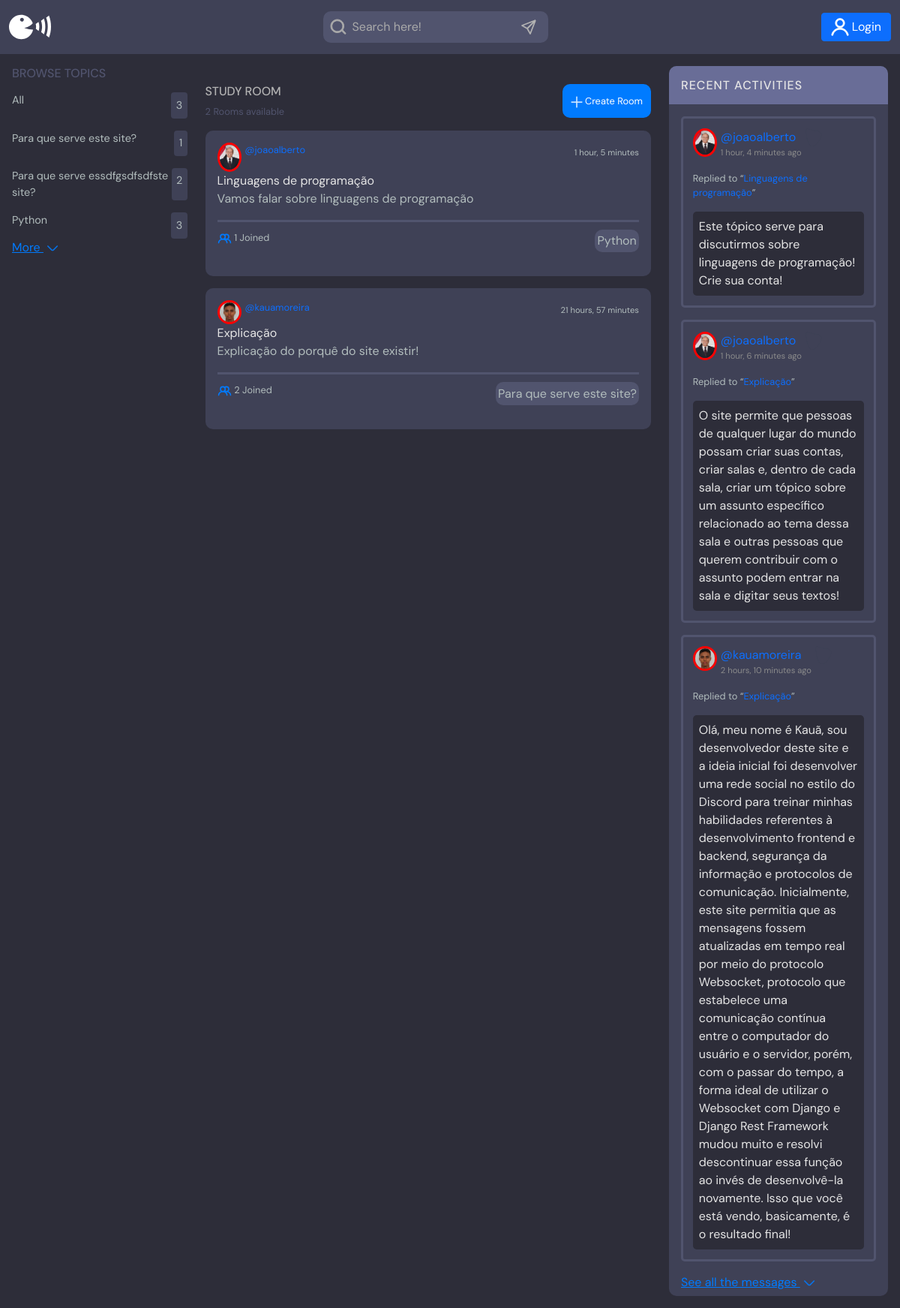
The page / on the database its author committed.
### base/models.py (models this page shows, shortened)
class Topic(models.Model):
	name=models.CharField(max_length=200)#Short string row

class Room(models.Model):
	host = models.ForeignKey(User,on_delete=models.SET_NULL,null=True)#null=True -> Define this new field as a NULL in DB
	topic = models.ForeignKey(Topic,on_delete=models.SET_NULL,null=True)#null=True -> Define this new field as a NULL in DB
	name=models.CharField(max_length=200)#Short string row
	description=models.TextField(null=True,blank=True)#Long string row
	participants=models.ManyToManyField(User,related_name='participants',blank=True)#blank=True => define that it has participants doesnt is required
	updated=models.DateTimeField(auto_now=True)#Last updating DataTime in the room
	created=models.DateTimeField(auto_now_add=True)#Creating DataTime in the room
	class Meta:
		ordering=['-updated','-created']#['-updated','-created'] => The newest to the oldest inserts in DB will be shown in the website | ['updated','created'] => The oldest to the newest inserts in DB will be shown in the website
	def __str__(self):
		return str(self.name)

class User(AbstractUser):
	name=models.CharField(max_length=200,null=True)#Define the length max to the text | null=True -> Define this new field as a NULL in DB
	username=models.CharField(unique=True,max_length=200,null=True)#Define the length max to the text | null=True -> Define this new field as a NULL in DB
	email=models.EmailField(unique=True,null=True)#This field must be unique to each user | null=True -> Define this new field as a NULL in DB
	bio=models.TextField(null=True)#null=True -> Define this new field as a NULL in DB
	avatar=models.ImageField(null=True, default="avatar.svg")#This command is related to the "pillow" library. This library is a processing image library.
	USERNAME_FIELD='username'#Set a field that will be used in Admin Page to login
	REQUIRED_FIELDS=[]

class Message(models.Model):
    user = models.ForeignKey(User, on_delete=models.CASCADE)
    room = models.ForeignKey(Room, on_delete=models.CASCADE)
    body = models.TextField()
    updated = models.DateTimeField(auto_now=True)#Last updating DataTime in the message
    created = models.DateTimeField(auto_now_add=True)#Creating DataTime in the room
    class Meta:
        ordering = ['-updated', '-created']#['-updated','-created'] => The newest to the oldest inserts in DB will be shown in the website | ['updated','created'] => The oldest to the newest inserts in DB will be shown in the website

### base/views.py (the view)
# urls.py: path('',views.home,name="home"),
def home(request):
    q=''#It is the "?q=" value of the URL
    if request.GET.get('q')!=None:
        q=request.GET.get('q')
    rooms=Room.objects.filter(Q(topic__name__icontains=q) | Q(name__icontains=q) | Q(description__icontains=q))
    topics=Topic.objects.all()[0:5]#It returns the first five topics in DB
    roomCount=rooms.count()#It returns the number of rows in base_room table
    roomMessages=Message.objects.filter(Q(room__topic__name__icontains=q))[0:5]
    context={'rooms':rooms,'topics':topics,'roomMessages':roomMessages,'roomCount':roomCount}
    return render(request,'base/home.html',context)

### base/templates/base/home.html (shortened to what this page needs)
{% extends 'main.html' %}
{% load static %}
{% block content %}
    <main>
      <div class="gridHome">
        {% include 'base/topics_component.html' %}
        <div class="col2 m-4">
          <div class="roomList__header">
            <div>
              <h2 class="titulo tituloRooms" style="color: #b2b2b2;">Study Room</h2>
              <p>{{roomCount}} Rooms available</p>
            </div>
            <a href="{% url 'create-room' %}">
              <button title="Create Room" class="btnCreateRoom">
                <img class="HeightSVG" src="{% static 'images/icons/CreateRoom.svg' %}">
                Create Room
              </button>
            </a>
          </div>
          {% include 'base/feed_component.html' %}
        </div>
        {% include 'base/activity_component.html' %}
      </div>
    </main>
{% endblock content %}

### base/templates/base/topics_component.html
{% load static %}
<div class="topics">
                        <div class="topics__header">
                            <h3 class="titulo tituloTopics">Browse Topics</h3>
                        </div>
                        <ul class="topics__list">
                            <li>
                                <a href="{% url 'home' %}" class="active">All<span>{{topics.count}}</span></a>
                            </li>
                            {% for topic in topics %}
                            <li>
                                <a href="{% url 'home' %}?q={{topic.name}}">{{topic.name}}<span>{{topic.id}}</span></a>
                            </li>
                            {% endfor %}
                        </ul>
                        <a title="More" class="MoreLink" href="{% url 'topics' %}">
                            More
                            <img class="HeightSVG" src="{% static 'images/icons/More.svg' %}">
                        </a>
                    </div>

### base/templates/base/feed_component.html
{% load static %}
{% for room in rooms %}
<div class="roomListRoom">
            <div class="roomListRoom__header">
              <a href="{% url 'user-profile' room.host.id %}" class="roomListRoom__author">
                <div class="avatar">
                  <img src="{{ room.host.avatar.url }}">
                </div>
                <span>@{{room.host.username}}</span>
              </a>
              <div class="roomListRoom__actions">
                <span>{{ room.created|timesince }}</span>
              </div>
            </div>
            <div class="roomListRoom__content">
              <a class="room_name" href="{% url 'room' room.id %}">{{ room.name }}</a>
              <p>{{ room.description }}</p>
            </div>
            <div class="roomListRoom__meta">
              <p class="roomListRoom__joined">
                <img class="HeightSVG" src="{% static 'images/icons/Users.svg' %}">
                {{ room.participants.all.count }} Joined
              </p>
              <p class="roomListRoom__topic">{{ room.topic.name }}</p>
            </div>
          </div>
{% endfor %}

### base/templates/base/activity_component.html
{% load static %}
<div class="activities">
                        <div class="header__activities">
                            <h3 class="titulo tituloActivities">Recent activities</h3>
                        </div>
                        {% for message in roomMessages %}
                        <div class="listMessages">
                            <div class="activities__box">
                                <div class="activities__boxHeader roomListRoom__header">
                              <div href="{% url 'user-profile' message.user.id %}" class="roomListRoom__author">
                                <a href="{% url 'user-profile' message.user.id %}" class="avatar">
                                  <img src="{{ message.user.avatar.url }}">
                                </a>
                                <div>
                                    <a href="{% url 'user-profile' message.user.id %}">@{{ message.user }}</a>
                                    <small>{{ message.created|timesince }} ago</small>
                                </div>
                                {% if request.user == message.user %}
                                <a href="{% url 'delete-message' message.id %}">
                                    <img class="HeightSVG" src="{% static 'images/icons/TrashGray.svg' %}">
                                </a>
                                {% else %}
                                <div>
                                    <img class="HeightSVG" src="{% static 'images/icons/Void.svg' %}">
                                </div>
                                {% endif %}
                              </div>
                          </div>
                        </div>
                        <div class="activities__boxContent">
                  <p>Replied to “<a href="{% url 'room' message.room.id %}">{{ message.room }}</a>”</p>
                  <div class="activities__boxRoomContent">{{ message.body }}</div>
                </div>
                    </div>
                    {% endfor %}
                    <a title="More" class="MoreLink" href="{% url 'activities' %}">
                            See all the messages
                            <img class="HeightSVG" src="{% static 'images/icons/More.svg' %}">
                        </a>
                </div>

### static/styles/MainStyle36.css (style rules this page uses)
* { font-family: "DM Sans", -apple-system, BlinkMacSystemFont, "Segoe UI", Roboto, Oxygen, Ubuntu, Cantarell, "Open Sans", "Helvetica Neue", sans-serif; }
main { margin: 1rem; }
::placeholder { color: #aaaaaa; }
.HeightSVG { width: 1.5rem; height: 1.5rem; }
.titulo { text-transform: uppercase; font-size: 1rem; }
.tituloTopics { padding-bottom: 0.rem; color: #51546e; }
.tituloRooms { color: #e5e5e5; }
.tituloActivities { font-weight: 500; padding: 1rem 1.0rem; color: #e5e5e5; letter-spacing: 1px; }
.header__activities { color: #e5e5e5; border-top-left-radius: 10px; border-top-right-radius: 10px; background-color: #696d97; width: 100%; }
.activities { padding-bottom: 0.3125rem; border-radius: 10px; background-color: #3f4156; }
.listMessages { margin: 1em; padding: 0.8em; border-radius: 5px; border: 3px solid #51546e; background-color: #3f4156; }
.activities__boxRoomContent { color: #e5e5e5; padding: 0.5rem; border-radius: 0.625rem; }
.avatar img { border: 3px solid red; width: 2rem; border-radius: 100%; margin-right: 5px; }
.roomListRoom__author { display: flex; justify-content: left; text-decoration: none; }
.gridHome { display: grid; grid-template-columns: 20% 55% 25%; }
.roomListRoom__author span { text-decoration: none; font-size: 0.8rem; }
.roomListRoom__author div { display: grid; grid-template-rows: auto auto; }
.roomListRoom__author div a { text-decoration: none; }
.roomListRoom__author div small { font-size: 0.7rem; color: #8b8b8b; }
.roomListRoom__author div img { width: 2rem; }
.activities__boxRoomContent { background-color: #2d2d39; padding: 0.5rem; border-radius: 5px; margin-top: 0.5rem; width: 100%; }
.activities__boxContent { color: #b2bdbd; }
.activities__boxContent p { font-size: 0.8rem; }
.activities__boxContent p a { text-decoration: none; }
.MoreLink { padding-left: 1rem; padding-bottom: 1rem; color: #007bff; }
.activities__box { margin-bottom: 1rem; }
.topics__list { margin: 0px; padding: 0px; list-style: none; }
.topics__list li { width: 100%; margin-top: 1rem; }
.topics__list li a { display: flex; justify-content: space-between; text-decoration: none; color: #b2bdbd; font-size: 0.9rem; }
.topics__list li a span { background-color: #3f4156; padding: 0.4rem; border-radius: 4px; }
.topics a { padding: 0px; color: #007bff; }
.btnCreateRoom { text-decoration: none; border: 3px solid #007bff; border-radius: 10px; background-color: #007bff; padding: 0.5rem; color: white; }
.btnCreateRoom img { width: 1.2rem; height: 1.2rem; }
.roomList__header { display: flex; justify-content: space-between; }
.roomList__header button { height: 2.81rem; font-size: 0.8rem; }
.roomList__header button img { width: 1rem; height: 1rem; }
.roomList__header div p { color: #51546e; font-size: 0.8rem; }
.roomListRoom { background-color: #3f4156; border-radius: 10px; padding: 1rem; margin-bottom: 1rem; }
.roomListRoom__header { display: flex; justify-content: space-between; }
.roomListRoom__actions span,.roomListRoom__content p,.roomListRoom__meta { color: #b2bdbd; }
.roomListRoom__actions span { font-size: 0.7rem; }
.roomListRoom__meta { padding-top: 0.625rem; border-top: 3px solid #51546e; display: flex; justify-content: space-between; }
.roomListRoom__topic { color: #b2bdbd; padding: 0.2rem; background-color: #51546e; border-radius: 10px; }
.room_name { color: #e5e5e5; text-decoration: none; }
.roomListRoom__joined { font-size: 0.8rem; }
.roomListRoom__joined img { width: 1.2rem; }
.roomList__header h2 { text-transform: uppercase; color: #696d97; font-size: 1rem; }

### rows shown on the page
Topic: name "Para que serve este site?", id "1"
Topic: name "Para que serve essdfgsdfsdfste site?", id "2"
Topic: name "Python", id "3"
Room: host.avatar (picture), host.username "joaoalberto", created "1 hour, 5 minutes", name "Linguagens de programação", description "Vamos falar sobre linguagens de programação", participants.all.count "1", topic.name "Python"
Room: host.avatar (picture), host.username "kauamoreira", created "21 hours, 57 minutes", name "Explicação", description "Explicação do porquê do site existir!", participants.all.count "2", topic.name "Para que serve este site?"
Message: user.avatar (picture), user "joaoalberto", created "1 hour, 4 minutes", room "Linguagens de programação", body "Este tópico serve para discutirmos sobre linguagens de programação! Crie sua conta!"
Message: user.avatar (picture), user "joaoalberto", created "1 hour, 6 minutes", room "Explicação", body "O site permite que pessoas de qualquer lugar do mundo possam criar suas contas, criar salas e, dentro de cada sala, criar um tópico sobre um assunto específico relacionado ao tema dessa sala e outras pessoas que querem contribuir com o assunto podem entrar na sala e digitar seus textos!"
Message: user.avatar (picture), user "kauamoreira", created "2 hours, 10 minutes", room "Explicação", body "Olá, meu nome é Kauã, sou desenvolvedor deste site e a ideia inicial foi desenvolver uma rede social no estilo do Discord para treinar minhas habilidades referentes à desenvolvimento frontend e backend, segurança da informação e protocolos de comunicação. Inicialmente, este site permitia que as mensagens fossem atualizadas em tempo real por meio do protocolo Websocket, protocolo que estabelece uma comunicação contínua entre o computador do usuário e o servidor, porém, com o passar do tempo, a forma ideal de utilizar o Websocket com Django e Django Rest Framework mudou muito e resolvi descontinuar essa função ao invés de desenvolvê-la novamente. Isso que você está vendo, basicamente, é o…"

### other values the page prints
{{ topics.count }} "3"
{{ roomCount }} "2"
